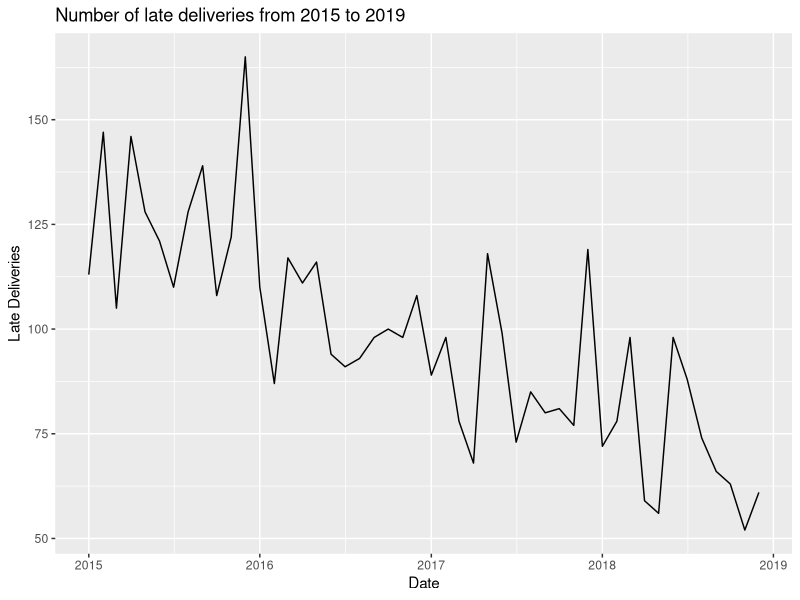

R code for this plot: (Note: this script raises an error after producing the figure.)
## ---- chunk 1

library(tidyverse)
library(ggrepel)

late_deliveries <- read_csv("data/late_deliveries.csv")
recovery_times <- read_csv("data/recovery_times.csv")
fitness_levels <- read_csv("data/fitness_levels.csv")


## ---- chunk 2

late_deliveries %>% 
  ggplot(aes(date, late_deliveries)) +
  geom_line() +
  labs(x = "Date",
       y = "Late Deliveries",
       title = "Number of late deliveries from 2015 to 2019")

## ---- chunk 3

late_deliveries %>% 
  mutate(year = str_extract(date, "[0-9]{4}"),
         month = str_extract(date, "-[0-9]{2}-")) +
  separate(date, c("year", "month", "day"), sep = "-")
  # mutate(separate(date, into = c("year", "month", "day"), sep = "-"))
  # ggplot(aes(date, late_deliveries, colour = year)) +
  # geom_line()


## ---- chunk 4
rt_factored <- recovery_times %>% 
  mutate(prognosis = factor(prognosis, labels = c("Poor", "Average", "Good", "Excellent")))


rt_factored %>% 
  ggplot(aes(treatment_group, recovery, fill = recovery)) +
  geom_col(show.legend = FALSE) +
  facet_wrap(~ prognosis, nrow = 1) +
  labs(x = "Treatment Group",
       y = "Recovery\n",
       title = "Effects of recovery time by treatment group") +
  theme(axis.text.x = element_text(angle = 45, hjust = 1))
  

## ---- chunk 5

fitness_levels %>% 
  ggplot(aes(age, fitness_score, fill = child)) +
  geom_line(aes(colour = child), show.legend = FALSE) +
  facet_wrap(~ group, nrow = 1, labeller = "label_both") +
  geom_text(data = fitness_levels %>% 
              group_by(child) %>% 
              filter(age == 13),
            aes(label = child),
            size = 2,
            nudge_x = 0.2,
            check_overlap = TRUE) +
  labs(x = "Age",
       y = "Fitness Score")

## ---- chunk 6

fitness_levels %>%
  group_by(group, age) %>% 
  mutate(mean_group_score = mean(fitness_score)) %>%
  mutate(group = as_factor(group)) %>% 
  ggplot() +
  aes(x = age, y = mean_group_score, group = group, colour = group) +
  geom_line()

## ---- chunk 7

blood_pressure <- read_csv("data/blood_pressure.csv")

## ---- chunk 8

blood_pressure %>% 
  ggplot(aes(daily_saturated_fat_intake_mg, systolic_blood_pressure_mm_hg)) +
  geom_point() +
  labs(x = "Daily Saturated Fat Intake (mg)",
       y = "Systolic Blood Pressure (mmHg)",
       title = "Saturated Fat Intake vs Systolic Blood Pressure")

## ---- chunk 9

car_use <- read_csv("data/car_use.csv")

## ---- chunk 10

car_use %>%
  mutate(pop_car_usage = car_use_percent * population) %>% 
  ggplot(aes(pop_car_usage, air_so2_concentration_ppm, label = city)) +
  geom_point() +
  geom_text_repel(size = 3, min.segment.length = 0.01, colour = "gray60") + 
  labs(x = "Population Car Usage",
       y = "Air SO2 Concentration (ppm)")

## ---- chunk 11

d20_outcomes <- read_csv("data/d20_outcomes.csv")

## ---- chunk 12

d20_outcomes %>% 
  arrange(outcome) %>% 
  group_by(outcome) %>% 
  summarise(count = n())


d20_outcomes %>% 
  ggplot(aes(outcome)) +
  geom_bar() +
  labs(x = "Outcomes",
       y = "Count",
       title = "Frequency of outcomes")

## ---- chunk 13

d20x5_outcomes <- read_csv("data/d20x5_outcomes.csv")

## ---- chunk 14
d20x5_outcomes %>% 
  arrange(outcome) %>% 
  group_by(outcome) %>% 
  summarise(count = n())

d20x5_outcomes %>% 
  ggplot(aes(outcome)) +
  geom_bar() +
  labs(x = "Outcomes",
       y = "Count",
       title = "Frequency of outcomes: d20 x 5")

## ---- chunk 15

pension_surplus <- read_csv("data/pension_surplus.csv")
pension_liabilities <- read_csv("data/pension_liabilities.csv")

## ---- chunk 16

pension_surplus %>% 
  ggplot(aes(item, balance, fill = sign)) +
  geom_col() +
  theme(axis.text.x = element_text(angle = 45, hjust = 1))

